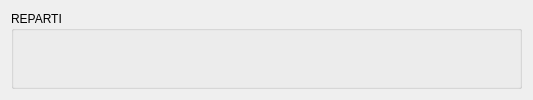
<?xml version="1.0" encoding="UTF-8"?>
<ui version="4.0">
 <class>RepartiBox</class>
 <widget class="QWidget" name="RepartiBox">
  <property name="geometry">
   <rect>
    <x>0</x>
    <y>0</y>
    <width>533</width>
    <height>100</height>
   </rect>
  </property>
  <property name="sizePolicy">
   <sizepolicy hsizetype="Preferred" vsizetype="Fixed">
    <horstretch>0</horstretch>
    <verstretch>0</verstretch>
   </sizepolicy>
  </property>
  <property name="minimumSize">
   <size>
    <width>0</width>
    <height>100</height>
   </size>
  </property>
  <property name="maximumSize">
   <size>
    <width>16777215</width>
    <height>100</height>
   </size>
  </property>
  <property name="windowTitle">
   <string>Form</string>
  </property>
  <layout class="QHBoxLayout" name="horizontalLayout_2">
   <item>
    <widget class="QGroupBox" name="box">
     <property name="sizePolicy">
      <sizepolicy hsizetype="Preferred" vsizetype="Expanding">
       <horstretch>0</horstretch>
       <verstretch>0</verstretch>
      </sizepolicy>
     </property>
     <property name="title">
      <string>REPARTI</string>
     </property>
    </widget>
   </item>
  </layout>
 </widget>
 <resources/>
 <connections/>
</ui>
